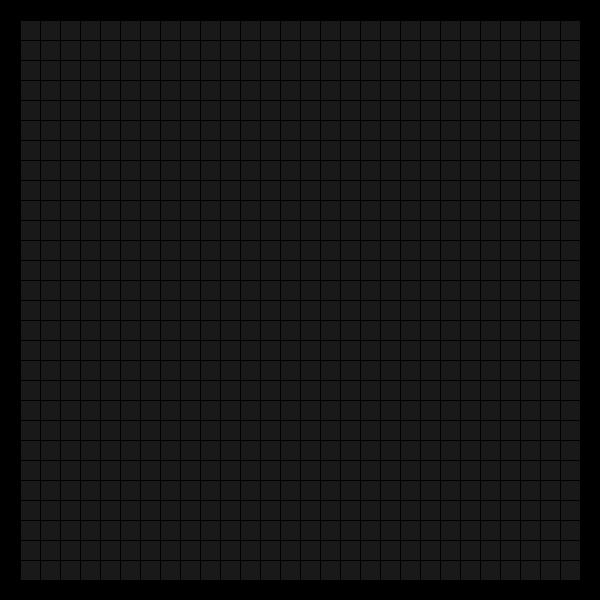
Frame 1 (no input)
Frame 60 (the mouse pressed at the canvas centre just before this capture): identical to frame 1, image omitted
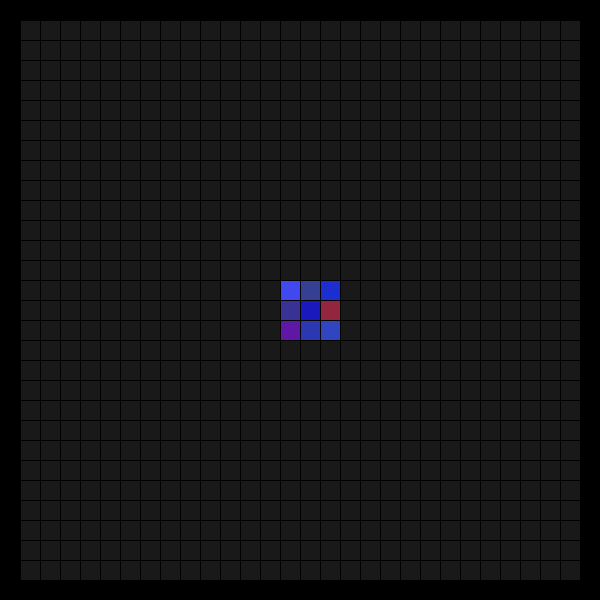
Frame 120 (the mouse held since frame 60 and released just before this capture)

The Processing sketch that drew these frames (run headless with seeded random() and noise(); from frame 60 on, the mouse is pressed at the canvas centre):

// Processing sketch: processing_5349
// ── processing_5349.pde


class Cell {
  float x,y;   
  float w,h;  
  float farbe1,farbe2,farbe3; 

  Cell(float tempX, float tempY, float tempW, float tempH, float tempfarbe1,float tempfarbe2,float tempfarbe3) {
    x = tempX;
    y = tempY;
    w = tempW;
    h = tempH;
    farbe1 = tempfarbe1;
    farbe2 = tempfarbe2;
    farbe3 = tempfarbe3;
  }
  //veraendern der farbe durch  die maus
  void oscillate() {
    float f1alt=farbe1;
    float f2alt=farbe2;
    float f3alt=farbe3;
    float durch1=(farbe2+farbe3)/2;
    float durch2=(farbe1+farbe3)/2;
    float durch3=(farbe2+farbe1)/2;
    float grau=abs(farbe1-durch1)+abs(farbe2-durch2)+abs(farbe3-durch3);

    //weg vom durchschnittsgrau
    farbe3=farbe3+0.003*(f3alt-durch3);
    farbe2=farbe2+0.003*(f2alt-durch2);
    farbe1=farbe1+0.003*(f1alt-durch1);

    //zufallsaenderungen
    farbe1=farbe1+random(-12,12);
    farbe1=constrain(farbe1,15,255);
    farbe2=farbe2+random(-12,12);
    farbe2=constrain(farbe2,15,255);
    farbe3=farbe3+random(-12,12);
    farbe3=constrain(farbe3,25,255);
    // falls noch zu dunkel, dann verstaerken
    if(durch1+durch2+durch3<200){
      farbe1=farbe1*1.1; 
      farbe2=farbe2*1.1; 
      farbe3=farbe3*1.1; 
    }
    //falls zu grau, dann aufmischen
    if(grau<120){
      farbe1=farbe1*random(0.8,1.2); 
      farbe2=farbe2*random(0.8,1.2); 
      farbe3=farbe3*random(0.8,1.2); 
    }
  }

  // }

  void display() {
    stroke(0);
    fill(farbe1,farbe2,farbe3);
    rect(x,y,w,h);
  }
}

//------------------------------bis hier definition der klasse cell mit den methoden display und oscillate

Cell[][] grid; 
int cols = 30;
int rows = 30;


//------------------------ausgleich (koennte auch direkt bei keypressed unten stehen
void ausgleich(){
  for (int i = 1; i < cols-1; i ++ ) {
    for (int j = 1; j < rows-1; j ++ ) {
      grid[i][j].farbe1 =(20*grid[i][j].farbe1+grid[i-1][j].farbe1+grid[i+1][j].farbe1)/22 ;
      grid[i][j].farbe1 =(20*grid[i][j].farbe1+grid[i-1][j+1].farbe1+grid[i+1][j-1].farbe1)/22 ;

      grid[i][j].farbe2 =(20*grid[i][j].farbe2+grid[i-1][j-1].farbe2+grid[i+1][j+1].farbe2)/22 ;
      grid[i][j].farbe2 =(20*grid[i][j].farbe2+grid[i-1][j+1].farbe2+grid[i+1][j-1].farbe2)/22 ;

      grid[i][j].farbe3 =(20*grid[i][j].farbe3+grid[i-1][j].farbe3+grid[i+1][j].farbe3)/22 ;
      grid[i][j].farbe3 =(20*grid[i][j].farbe3+grid[i][j+1].farbe3+grid[i][j-1].farbe3)/22 ;
      
      
      grid[i][j].farbe2 =(20*grid[i][j].farbe2+grid[i-1][j].farbe1+grid[i+1][j].farbe1)/22 ;
      grid[i][j].farbe2 =(20*grid[i][j].farbe2+grid[i-1][j+1].farbe1+grid[i+1][j-1].farbe1)/22 ;

      grid[i][j].farbe3 =(20*grid[i][j].farbe3+grid[i-1][j-1].farbe2+grid[i+1][j+1].farbe2)/22 ;
      grid[i][j].farbe3 =(20*grid[i][j].farbe3+grid[i-1][j+1].farbe2+grid[i+1][j-1].farbe2)/22 ;

      grid[i][j].farbe1 =(20*grid[i][j].farbe1+grid[i-1][j].farbe3+grid[i+1][j].farbe3)/22 ;
      grid[i][j].farbe1 =(20*grid[i][j].farbe1+grid[i][j+1].farbe3+grid[i][j-1].farbe3)/22 ;
    }
  }
}
//------------------------------setup - initialisieren der cell-objekte
void setup() {
  size(600,600);
  grid = new Cell[cols][rows];
  for (int i = 0; i < cols; i ++ ) {
    for (int j = 0; j < rows; j ++ ) {
      grid[i][j] = new Cell(i*width/rows,j*height/cols,width/rows,height/cols,25,25,25);
    }
  }
}
//--------------------------------reaktion auf tastendruck
void keyPressed(){
  //------------------------------b=blauer
  if(key=='b'){
    for (int i = 0; i < cols; i ++ ) {
      for (int j = 0; j < rows; j ++ ) {
        grid[i][j].farbe3 = constrain( grid[i][j].farbe3*(1+random(-0.05,0.1)),0,255);
      }
    }
  } 
  //---------------------------------------r=röter
  if(key=='r'){
    for (int i = 0; i < cols; i ++ ) {
      for (int j = 0; j < rows; j ++ ) {
        grid[i][j].farbe1 = constrain( grid[i][j].farbe1*(1+random(-0.05,0.1)),0,255);
      }
    }
  }

  //--------------------------------------g=grüner
  if(key=='g'){
    for (int i = 0; i < cols; i ++ ) {
      for (int j = 0; j < rows; j ++ ) {
        grid[i][j].farbe2 = constrain( grid[i][j].farbe2*(1+random(-0.05,0.1)),0,255);
      }
    }
  } 
  //--------------------------------s=supermixer  
  if(key=='s'){
    for (int i = 1; i < cols-1; i ++ ) {
      for (int j = 1; j < rows-1; j ++ ) {
        float alt1,alt2,alt3;
        alt1=grid[i][j].farbe1;
        alt2=grid[i][j].farbe2;
        alt3=grid[i][j].farbe3;
        grid[i][j].farbe1 = abs(alt1+alt2-alt3+random(-1,1))/1.27;
        grid[i][j].farbe2 = abs(alt3+alt2-alt1+random(-1,1))/1.27-1 ;
        grid[i][j].farbe3 = 1+abs(alt1+alt3-alt2+random(-1,1))/1.27;


      }
    }
  }
  //--------------------------------k=kontrast  
  if(key=='k'){
    for (int i = 0; i < cols; i ++ ) {
      for (int j = 0; j < rows; j ++ ) {

        grid[i][j].farbe1 = grid[i][j].farbe1*1.05;
        grid[i][j].farbe1 = grid[i][j].farbe1%255;
        grid[i][j].farbe2 = grid[i][j].farbe2*1.05;
        grid[i][j].farbe2 = grid[i][j].farbe2%255;
        grid[i][j].farbe3 = grid[i][j].farbe3*1.05;
        grid[i][j].farbe3 = grid[i][j].farbe3%255;

      }
    }
  }
  //------------------------------------------------------------ a=ausgleichen mit nachbarn 
  if(key=='a'){
    ausgleich();
  } 
  //---------------------------------------------------------i=invertieren
  if(key=='i'){
    for (int i = 0; i < cols; i ++ ) {
      for (int j = 0; j < rows; j ++ ) {

        grid[i][j].farbe1 =  abs(grid[i][j].farbe1-255.0);
        grid[i][j].farbe2 =  abs(grid[i][j].farbe2-255.0);
        grid[i][j].farbe3 =  abs(grid[i][j].farbe3-255.0);
      }
    }
  }
  //---------------------------------------m=milder machen (vergrauen)
  if(key=='m'){
    for (int i = 0; i < cols; i ++ ) {
      for (int j = 0; j < rows; j ++ ) {

        grid[i][j].farbe1 =(20*grid[i][j].farbe1 +abs(grid[i][j].farbe3-255.0))/21;
        grid[i][j].farbe2 = (20*grid[i][j].farbe2+ abs(grid[i][j].farbe1-255.0))/21;
        grid[i][j].farbe3 =  (20*grid[i][j].farbe3+abs(grid[i][j].farbe2-255.0))/21;
      }
    }
  }
}
//---------------------------------draw

void draw() {
  background(0);
  for (int i = 1; i < cols-1; i ++ ) {     
    for (int j = 1; j < rows-1; j ++ ) {
      if(int(mouseX/20)==i&&int(mouseY/20)==j){
        grid[i][j].oscillate();
        grid[i-1][j].oscillate();
        grid[i+1][j].oscillate();
        grid[i][j-1].oscillate();
        grid[i][j+1].oscillate();
        grid[i-1][j-1].oscillate();
        grid[i+1][j+1].oscillate();
        grid[i+1][j-1].oscillate();
        grid[i-1][j+1].oscillate();
      }
      grid[i][j].display();
    }
  }
}
